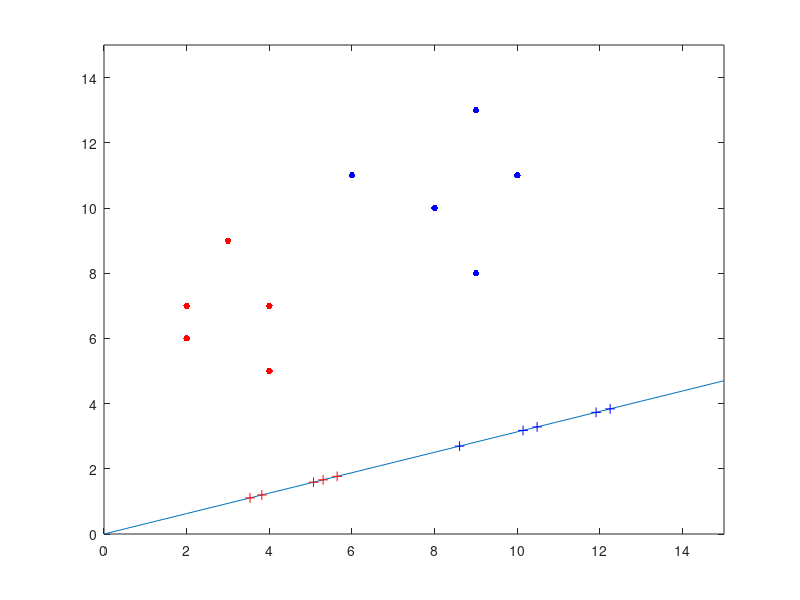

Reproduce this figure in MATLAB.
clear all;;clc;
data=[4,2,2,3,4,9,6,9,8,10;2,4,3,6,4,10,8,5,7,8;1,1,1,1,1,0,0,0,0,0]';
len = length(data(:,2));
data(:,2)  = data(:,2)+3*ones(len,1);%全部加上3的纵向偏移量
[m,n]=size(data);
%%  ====绘制原始数据点===================
for i=1:m
    if data(i,3)==1 %第1类数据
        plot(data(i,1),data(i,2),'r.','MarkerSize', 15);%Marker是图上画上点的地方表上符号,比如点,十字,星号等等,后面的size就是其大小了
        hold on;
    end
    if data(i,3)==0 %第0类数据
        plot(data(i,1),data(i,2),'b.','MarkerSize', 15);
    end
end
%%  ====绘制原始数据点===================
new_data=zeros(m,n-1);
cen1=zeros(1,2);%第一类的均值向量
cen0=zeros(1,2);%第二类的均值向量
sum1=zeros(1,2);
sum0=zeros(1,2);
num1=0;num0=0;
for i=1:m
    if data(i,3)==1%第一类
        sum1(1,1)=sum1(1,1)+data(i,1); %计算第一个特征的总和
        sum1(1,2)=sum1(1,1)+data(i,2); %计算第二个特征的总和
        num1=num1+1;
    end
    if data(i,3)==0%第二类
        sum0(1,1)=sum0(1,1)+data(i,1);%计算第一个特征的总和
        sum0(1,2)=sum0(1,2)+data(i,2); %计算第二个特征的总和
        num0=num0+1;
    end
end
cen0=sum0/num0;%求出第一类的均值向量
cen1=sum1/num1;%求出第二类的均值向量
%计算类内散度矩阵Sw
Sw=zeros(2,2);
for i=1:m
    if data(i,3)==1
        Sw=Sw+(data(i,[1 2])-cen1(1,:))'*(data(i,[1 2])-cen1(1,:));
    end
    if data(i,3)==0
        Sw=Sw+(data(i,[1 2])-cen0(1,:))'*(data(i,[1 2])-cen0(1,:));
    end
end
%计算类间散度矩阵Sb;
Sb=(cen0-cen1)'*(cen0-cen1);
[L,D]=eigs(Sw\Sb,1);%计算最大特征值和特征向量 为什么这里的L(2)*x1+L(1)*x2才对
%显示投影线
k=L(2)/L(1); %x2方向的系数/x1方向的系数 (源代码是L1/L2 被我改了)
b=0;
xx=0:15;
yy=k*xx+b;%投影直线方程
plot(xx,yy)
%计算投影点并显示
%% ======计算投影点========
new_data(:,1)=(k*(data(:,2)-b)+data(:,1))/(k*k+1); %k/1+k^2这里正好是tan转化为sin的公式 1/(k^2+1)正好是tan转为sin的形式
new_data(:,2)=k*new_data(:,1)+b;
new_data(:,3)=data(:,3); %类型的点保持不变
%投影点坐标为(x0,y0) 原数据点坐标为(x,y) 那么则有(y-y0)/(x-x0)*k = -1(垂直关系) y0 =
%kx0，联立这两个方程正好可以进行求解
%% ======计算投影点========
for i=1:m
    if new_data(i,3)==1
        plot(new_data(i,1),new_data(i,2),'r+','MarkerSize', 7);
    end
    if new_data(i,3)==0
        plot(new_data(i,1),new_data(i,2),'b+','MarkerSize', 7);
    end
end
axis([0 15 0 15])
hold on;
%% =======(b=0)计算变换后的值(正好是到原点的距离) 在保证投影的向量为单位向量时，可以保证向量内积正好是投影的长度
%当b不等于0时
after_projection = zeros(1,length(data));
for k = 1:length(data)
    after_projection(k) = L'*[data(k,1);data(k,2)];
end
%% =======计算变换后到原点的距离
distance = zeros(1,length(new_data));
for k = 1:length(new_data)
    distance(k) = norm([new_data(k,1),new_data(k,2)]);
end
min(distance(6:10))-max(distance(1:5))